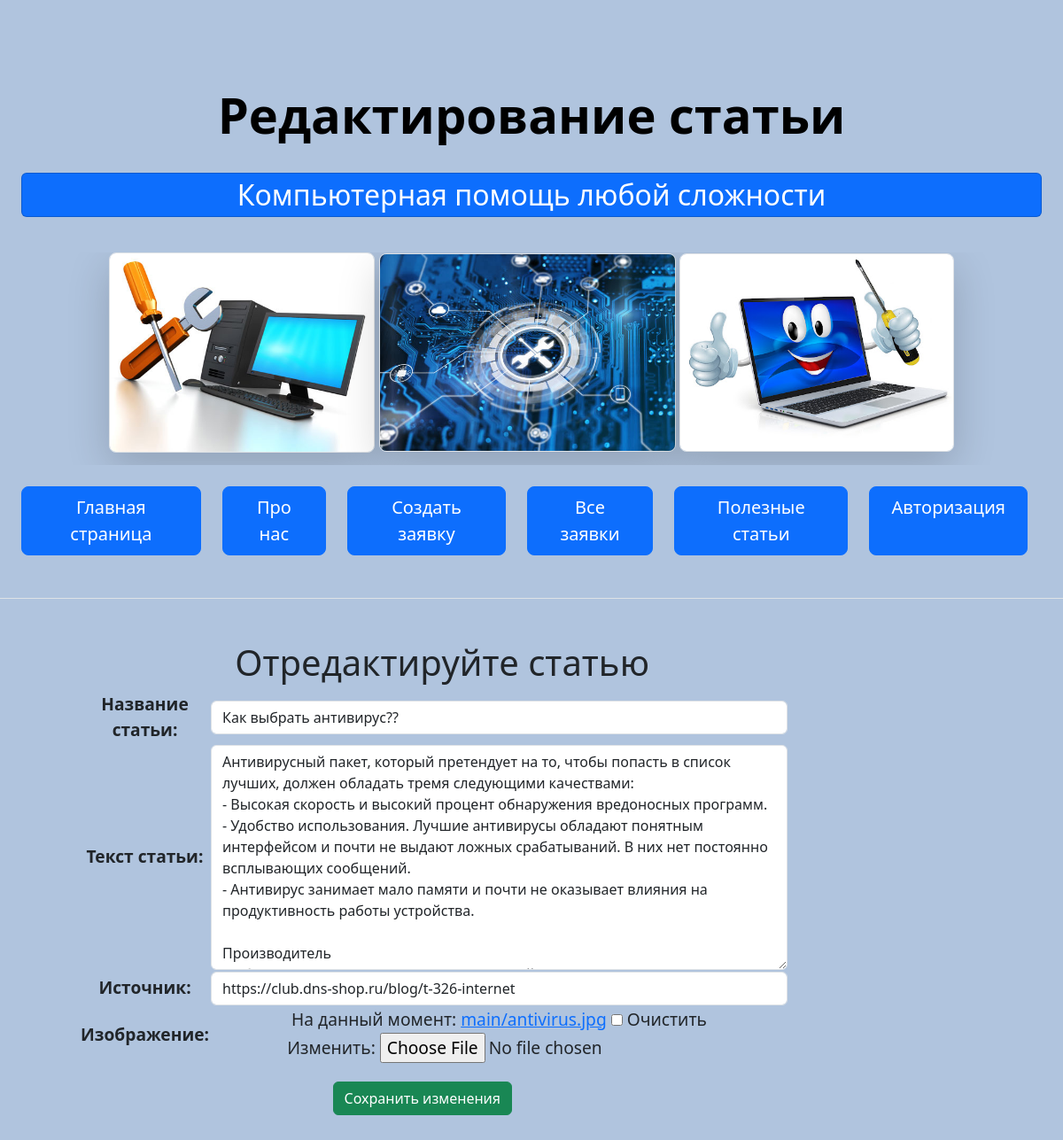
The page /article_upd/1 on the database as committed earlier.
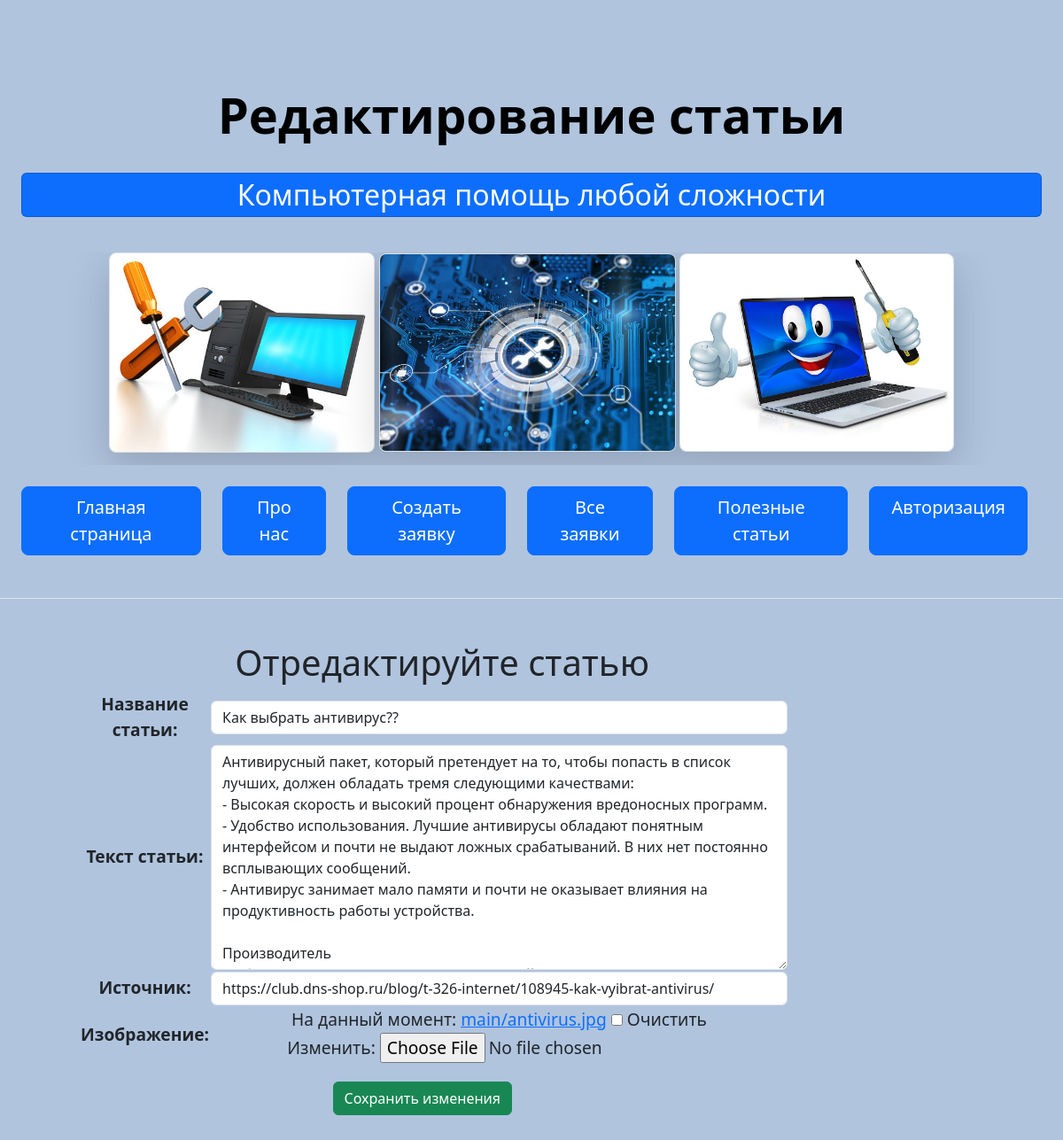
The same page on the database as committed later.
### main/models.py (models this page shows, shortened)
class IsActiveMixin(models.Model):
    objects = models.Manager()
    active_objects = ActiveManager()
    is_active = models.BooleanField(default=False)
    class Meta():
        abstract = True

class Article(IsActiveMixin, models.Model):
    name = models.CharField('Название статьи', max_length=50)
    image = models.ImageField('Изображение', blank=True, null=True, upload_to='main', default='main/info.jpg')
    text = models.TextField('Текст статьи')
    source = models.CharField('Источник', max_length=100)
    date = models.DateTimeField('Дата публикации', default=datetime.now)
    class Meta:
        verbose_name = 'Статья'
        verbose_name_plural = 'Статьи'

### main/views.py (the view)
# urls.py: path('article_upd/<int:pk>', views.ArticleUpdateView.as_view(), name='article_upd'),
class ArticleUpdateView(SuccessMessageMixin, UpdateView):
    model = Article
    form_class = ArticleForm
    template_name = 'main/article_upd.html'
    success_url = reverse_lazy('articles')
    success_message = 'Статья успешно обновлена!'

### main/forms.py
class ArticleForm(ModelForm):
    class Meta:
        model = Article
        fields = ['name', 'text', 'source', 'image']
        widgets = {
            'name': TextInput(attrs={
                'class': 'form-control',
                'placeholder': 'Введите Название статьи'
            }),
            'text': Textarea(attrs={
                'class': 'form-control',
                'placeholder': 'Введите текст статьи'
            }),
            'source': TextInput(attrs={
                'class': 'form-control',
                'placeholder': 'Введите источник статьи'
            }),
        }

### main/templates/main/article_upd.html (shortened to what this page needs)
{% extends 'main/base.html' %}
{% block name %}
Редактирование статьи
{% endblock %}
{% block content %}
    <h1 style="margin-left: 20%;">Отредактируйте статью</h1>
    <div class="container px-5">
      <form method="post" enctype="multipart/form-data">
          <table>
                {{ form.as_table }}
          </table>
        <button style="margin-left: 28%;" type="submit" class="btn btn-success">Сохранить изменения</button>
      </form>
    </div>
    <br>
{% endblock %}

### main/templates/main/base.html (shortened to what this page needs)
{% load static %}
<!doctype html>
<html lang="ru">
<head>
    <link rel="stylesheet" href="https://cdn.jsdelivr.net/npm/bootstrap@5.3.2/dist/css/bootstrap.min.css">
    <link rel="stylesheet" href="{% static 'main/css/main.css' %}">
</head>
<body>
<div class="px-4 pt-5 my-5 text-center border-bottom">
    <h1 class="display-4 fw-bold text-body-emphasis" >{% block name %}{% endblock %}</h1><br>
    <div>
      <p class="card bg-primary text-white" style="font-size:200%">Компьютерная помощь любой сложности</p><br>
    </div>
    <div class="overflow-hidden" style="max-height: 30vh;">
        <div class="container px-5">
            <img src="{% static 'main/images/service1.jpg' %}" class="img-fluid border rounded-3 shadow-lg mb-4" alt="My image_1" width="300" height="200" loading="lazy">
            <img src="{% static 'main/images/it.jpg' %}" class="img-fluid border rounded-3 shadow-lg mb-4" alt="My image_2" width="335" height="200" loading="lazy">
            <img src="{% static 'main/images/service2.jpg' %}" class="img-fluid border rounded-3 shadow-lg mb-4" alt="My image_3" width="310" height="200" loading="lazy">
        </div>
    </div> <br>
    <div class="d-grid gap-2 d-sm-flex justify-content-sm-center mb-5">
        <a class="btn btn-primary btn-lg px-4 me-sm-3" href="{% url 'home' %}">Главная страница</a>
        <a class="btn btn-primary btn-lg px-4 me-sm-3" href="{% url 'about' %}">Про нас</a>
        <a class="btn btn-primary btn-lg px-4 me-sm-3" href="{% url 'create' %}">Создать заявку</a>
        <a class="btn btn-primary btn-lg px-4 me-sm-3" href="{% url 'orders' %}">Все заявки</a>
        <a class="btn btn-primary btn-lg px-4 me-sm-3" href="{% url 'articles' %}">Полезные статьи</a>
        {% if request.user.is_authenticated %}
        <form action="{% url 'logout' %}" method="post">
            {% csrf_token %}
            <button class="btn btn-primary btn-lg px-4 me-sm-3" type="submit">Выйти</button>
        </form>
        {% else %}
            <a class="btn btn-primary btn-lg px-4 me-sm-3" href="{% url 'login' %}">Авторизация</a>
        {% endif %}
      </div>
    </div>
    <div class="container" style="font-size:120%">
        {% block content %}{% endblock %}
    </div>
</body>
</html>

### main/static/main/css/main.css (style rules this page uses)
body { background: #B0C4DE; }
table, td { width: 800px; text-align: center; margin-bottom: 20px; }

Rows that differ between the two databases and show on the page:
changed Article "Как выбрать антивирус??": source "https://club.dns-shop.ru/blog/t-326-internet" → "https://club.dns-shop.ru/blog/t-326-internet/108945-kak-vyibrat-antivirus/"
